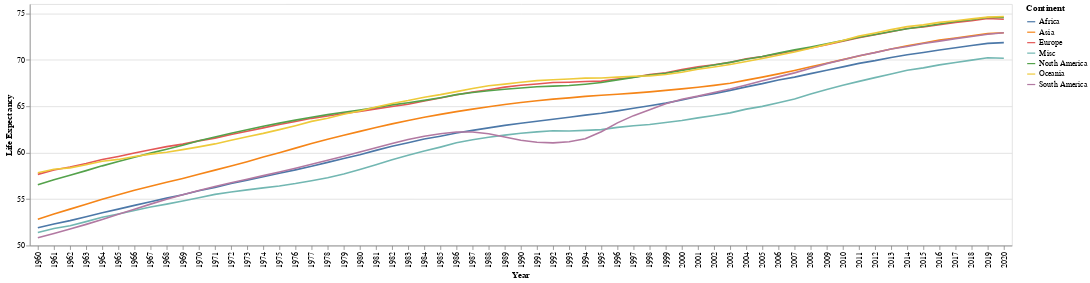

Notebook cell for this chart:
### Markdown cell above
Finally, we'll create a new altair chart, this time a line graph with "Year" as x-axis and "Life Expectancy" as y-axis, with 6 different lines for each continent (+ Misc).
Since the lines are fairly close to each other, it's hard to distinguish, so I scaled it accordingly and made a selection portion as well.

### Code cell
sel = alt.selection_single(fields=["Continent"], bind="legend")

alt.Chart(df_melt).mark_line().encode(
    x="Year",
    y=alt.Y("Life Expectancy", scale=alt.Scale(zero=False)),
    color=alt.condition(sel, "Continent", alt.value("lightgrey")),
    opacity=alt.condition(sel, alt.value(1), alt.value(0.2))
).add_selection(sel)

### Figure 1 — Vega-Lite specification as saved in the notebook (floating-point values rounded to 4 significant figures; data arrays with more than 128 entries replaced by an {"elided": "..."} marker saying what was removed)
{"config": {"view": {"continuousWidth": 400, "continuousHeight": 300}}, "data": {"name": "data-f66204072e9eba19d483cac1d9d14c18"}, "mark": "line", "encoding": {"color": {"condition": {"field": "Continent", "type": "nominal", "selection": "selector001"}, "value": "lightgrey"}, "opacity": {"condition": {"value": 1, "selection": "selector001"}, "value": 0.2}, "x": {"field": "Year", "type": "nominal"}, "y": {"field": "Life Expectancy", "scale": {"zero": false}, "type": "quantitative"}}, "selection": {"selector001": {"type": "single", "fields": ["Continent"], "bind": "legend"}}, "$schema": "https://vega.github.io/schema/vega-lite/v4.17.0.json", "datasets": {"data-f66204072e9eba19d483cac1d9d14c18": {"elided": "427 records"}}}
